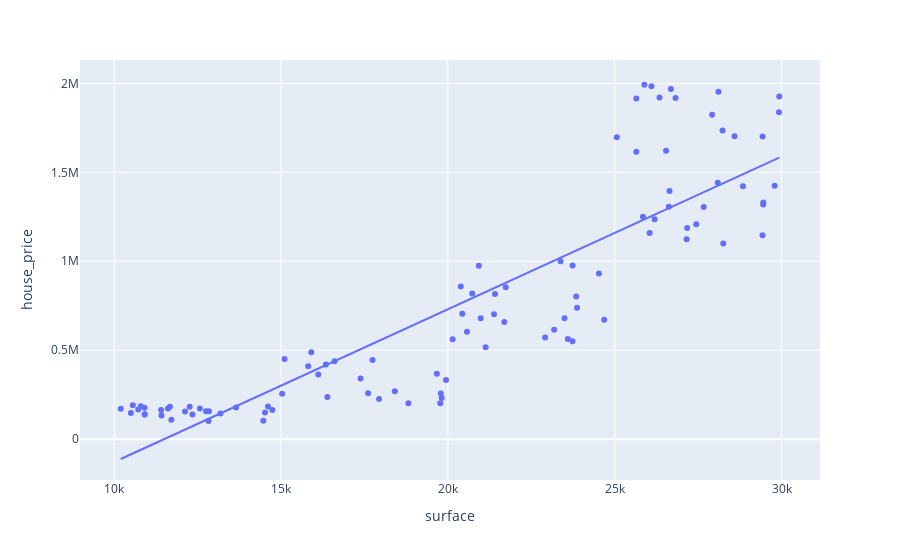

Notebook cell for this chart:
### Markdown cell above
12. Apply the code below to view your result. What can you conclude?

### Code cell
import plotly.express as px
fig = px.scatter(df_data, x = "surface", y = "house_price", trendline = "ols")
fig.show()
